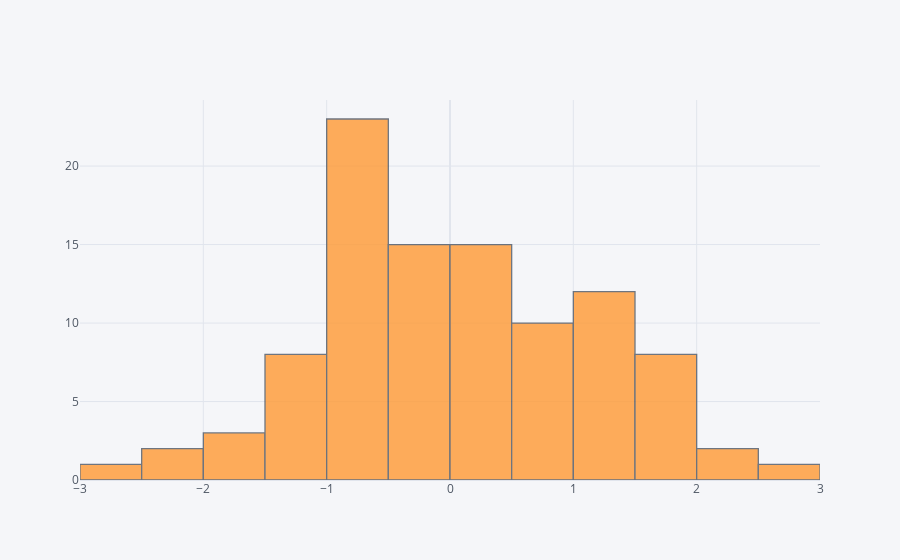

The notebook cell saved with this chart:
### Code cell
df['A'].iplot(kind='hist',bins=25) # single df series

### Figure 1 — Plotly figure (JSON) as saved in the notebook; plotly's stock layout.template omitted (floating-point values rounded to 4 significant figures)
{"data": [{"histfunc": "count", "histnorm": "", "marker": {"color": "rgba(255, 153, 51, 1.0)", "line": {"color": "#4D5663", "width": 1.3}}, "name": "A", "nbinsx": 25, "opacity": 0.8, "orientation": "v", "type": "histogram", "x": [-0.4833, -0.6801, -0.8376, -0.8883, 0.3369, 1.533, -0.4958, 0.2553, 0.3644, 0.01176, -0.8489, -0.2587, 1.276, -1.26, -2.678, -0.7242, 1.308, -1.845, 0.5108, 1.508, -0.78, 1.125, -0.992, 1.101, -0.4315, 0.2129, 0.1547, -1.568, 2.784, 0.2703, 0.8684, -1.39, -0.4679, -2.078, 1.283, -1.088, 1.021, -0.05879, -1.345, -0.7454, 1.177, -1.159, -0.02617, -1.612, 0.5697, 1.857, 0.09414, -0.338, -2.053, 1.177, -0.1442, -0.9017, -0.6317, 1.043, -1.441, 0.1837, -0.9608, -0.5117, 0.6293, -0.8579, 2.342, -0.4071, -0.8276, 1.794, 0.383, 0.9114, 0.5789, 2.28, -0.02212, 0.1229, -1.253, 0.9843, 1.559, 0.3312, -0.7909, -0.5339, 1.67, 0.1826, -0.5302, -0.6934, 1.239, -0.08375, 1.128, -0.5243, -0.6812, -1.056, -0.5493, -0.3249, 1.883, 1.695, -0.8141, 0.5378, 0.7582, 0.8166, 0.2732, 1.431, -0.4843, -0.6647, 0.2414, -0.3347]}], "layout": {"barmode": "overlay", "legend": {"bgcolor": "#F5F6F9", "font": {"color": "#4D5663"}}, "paper_bgcolor": "#F5F6F9", "plot_bgcolor": "#F5F6F9", "title": {"font": {"color": "#4D5663"}}, "xaxis": {"gridcolor": "#E1E5ED", "showgrid": true, "tickfont": {"color": "#4D5663"}, "title": {"font": {"color": "#4D5663"}, "text": ""}, "zerolinecolor": "#E1E5ED"}, "yaxis": {"gridcolor": "#E1E5ED", "showgrid": true, "tickfont": {"color": "#4D5663"}, "title": {"font": {"color": "#4D5663"}, "text": ""}, "zerolinecolor": "#E1E5ED"}}}
